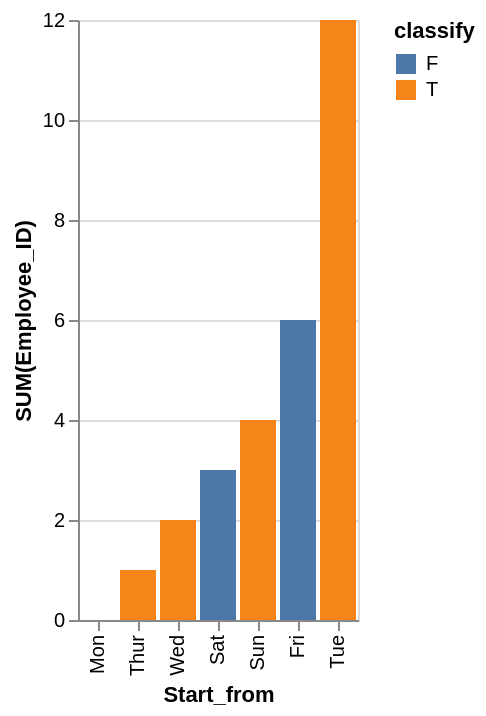

Here is the Vega-Lite specification saved for this chart:
### Vega-Lite specification from a JSON file in a GitHub repository (floating-point values rounded to 4 significant figures)
{"data": {"values": [{"x_data": "Mon", "y_data": 0, "classify": "F"}, {"x_data": "Thur", "y_data": 0, "classify": "F"}, {"x_data": "Wed", "y_data": 0, "classify": "F"}, {"x_data": "Sat", "y_data": 3, "classify": "F"}, {"x_data": "Sun", "y_data": 0, "classify": "F"}, {"x_data": "Fri", "y_data": 6, "classify": "F"}, {"x_data": "Tue", "y_data": 0, "classify": "F"}, {"x_data": "Mon", "y_data": 0, "classify": "T"}, {"x_data": "Thur", "y_data": 1, "classify": "T"}, {"x_data": "Wed", "y_data": 2, "classify": "T"}, {"x_data": "Sat", "y_data": 0, "classify": "T"}, {"x_data": "Sun", "y_data": 4, "classify": "T"}, {"x_data": "Fri", "y_data": 0, "classify": "T"}, {"x_data": "Tue", "y_data": 12, "classify": "T"}]}, "mark": "bar", "encoding": {"x": {"field": "x_data", "type": "nominal", "title": "Start_from", "sort": {"op": "sum", "field": "y_data", "order": "ascending"}}, "y": {"field": "y_data", "type": "quantitative", "title": "SUM(Employee_ID)"}, "color": {"field": "classify"}}}
